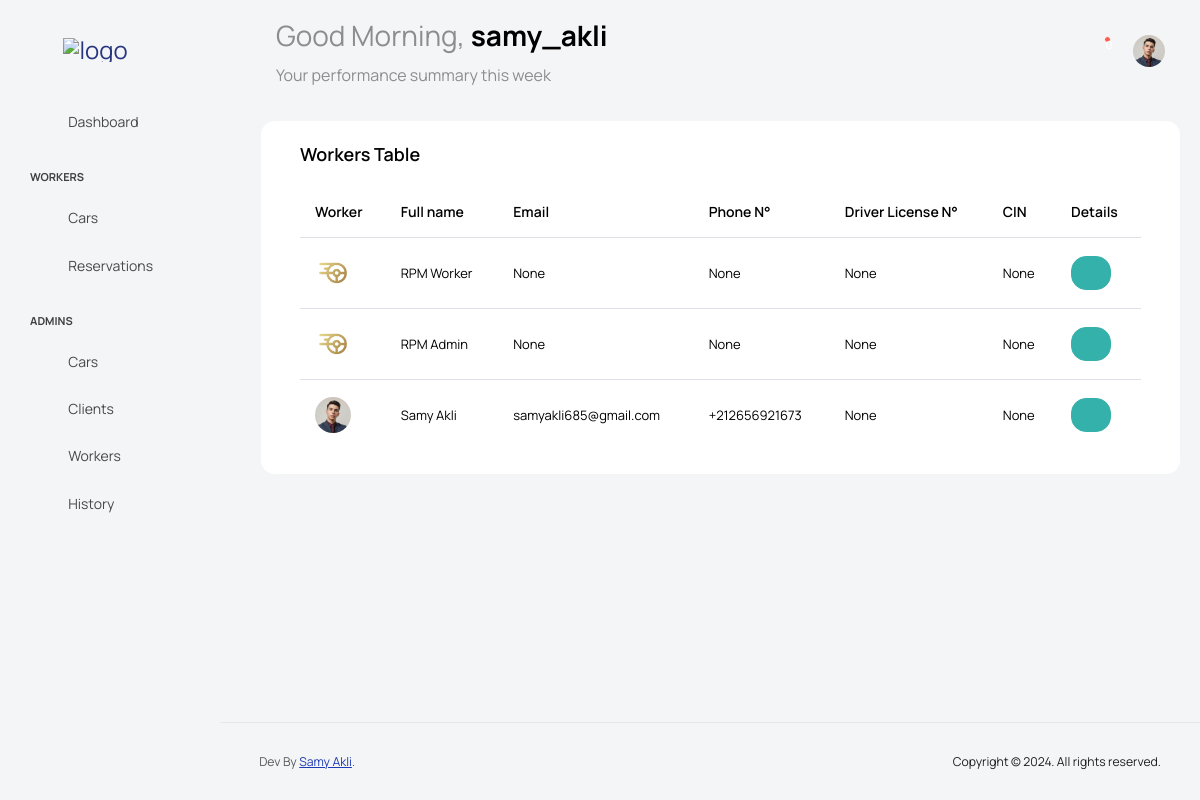
Screenshot of /workers (signed in) with the database file from the repository.
### car_rental/models.py (models this page shows, shortened)
class Worker(models.Model):
    genders = [
        ('male','Male'),
        ('female','Female'),
    ]
    user = models.OneToOneField(User, on_delete=models.CASCADE)
    avatar = models.ImageField(upload_to='worker-profile/', null=True, blank=True)
    first_name = models.CharField(max_length=50, null=True, blank=True)
    last_name = models.CharField(max_length=50, null=True, blank=True)
    CIN = models.CharField(max_length=50, null=True, blank=True)
    birth_date = models.DateField(null=True, blank=True)
    address = models.CharField(max_length=50, null=True, blank=True)
    driver_license_number = models.CharField(max_length=50, null=True, blank=True)
    phone_number = models.CharField(max_length=50, null=True, blank=True)
    gender = models.CharField(max_length=50, choices=genders, null=True, blank=True)
    email = models.EmailField(max_length=50, null=True, blank=True)
    availability = models.BooleanField(default=True)
    created_at = models.DateTimeField(auto_now_add=True, null=True, blank=True)

### car_rental/views.py (the view)
# urls.py: path('workers', views.users_list, name='workers'),
@login_required
def users_list(request):
    notifications = Notification.objects.filter(recipient=request.user).order_by('-created_at')
    unread_notifications = notifications.filter(is_read=False)
    context = {
        'users': Worker.objects.all().order_by('-created_at'),
        'profile': Worker.objects.get(user=request.user),
        'notifications': notifications,
        'unread_notifications': unread_notifications,
    }
    return render(request, 'pages/workers.html', context)

### templates/pages/workers.html
{% extends 'base.html' %}
{% load static %}
{% block content %}
<div class="main-panel">
    <div class="content-wrapper">
      <div class="row ">
    <div class="card">
      <div class="card-body">
        <h4 class="card-title">Workers Table</h4>
        <div class="table-responsive">
          <table class="table table-hover">
            <thead>
              <tr>
                <th> Worker </th>
                <th> Full name </th>
                <th> Email </th>
                <th> Phone N° </th>
                <th> Driver License N° </th>
                <th> CIN </th>
                <th> Details </th>
              </tr>
            </thead>
            <tbody>
                {% for user in users %}
                <tr>
                    <td class="py-1">
                        {% if user.avatar %}
                            <img src="{{ user.avatar.url }}" alt="Profile" class="rounded-circle" width="50" height="50">
                        {% else %}
                            <img src="{% static 'images/faces/face28.png' %}" alt="Profile" class="rounded-circle" width="50" height="50">
                        {% endif %}
                    </td>
                    <td>{{ user.first_name }} {{ user.last_name }}</td>
                    <td>{{ user.email }}</td>
                    <td>{{ user.phone_number }}</td>
                    <td>{{ user.driver_license_number }}</td>
                    <td>{{ user.CIN }}</td>
                    <td>
                        <a href="{% url "worker_view" user.id %}">
                            <button type="button" class="btn btn-success btn-rounded btn-icon btn-sm">
                                <i class="ti-eye"></i>
                            </button>
                        </a>
                    </td>
                </tr>
                {% endfor %}
            </tbody>
          </table>
        </div>
      </div>
    </div>
  </div>
  </div>
{% endblock %}

### templates/parts/navbar.html (shortened to what this page needs)
{% load static %}
<div class="container-scroller">
    <nav class="navbar default-layout col-lg-12 col-12 p-0 fixed-top d-flex align-items-top flex-row">
      <div class="text-center navbar-brand-wrapper d-flex align-items-center justify-content-start">
        <div class="me-3">
          <button class="navbar-toggler navbar-toggler align-self-center" type="button" data-bs-toggle="minimize">
            <span class="icon-menu"></span>
          </button>
        </div>
        <div>
          <a class="navbar-brand brand-logo" href="{% url 'stats' %}">
            <img src="{% static 'images/logog.png' %}" alt="logo"/>
          </a>
        </div>
      </div>
      <div class="navbar-menu-wrapper d-flex align-items-top">
        {% if user.is_authenticated %}
        <ul class="navbar-nav">
          <li class="nav-item fw-semibold d-none d-lg-block ms-0">
            <h1 class="welcome-text">Good Morning, <span class="text-black fw-bold">{{ user.username }}</span></h1>
            <h3 class="welcome-sub-text">Your performance summary this week </h3>
          </li>
        </ul>
        <ul class="navbar-nav ms-auto">
          <li class="nav-item">
            <form class="search-form" method="GET" action="{% url 'search' %}">
                <i class="icon-search"></i>
                <input type="search" class="form-control" name="q" placeholder="Search Here" title="Search here">
            </form>
          </li>
          <li class="nav-item dropdown">
            <a class="nav-link count-indicator" id="notificationDropdown" href="#" data-bs-toggle="dropdown">
                <i class="icon-bell"></i>
                <span class="count">
                    {{ unread_notifications.count }}
                </span>
            </a>
        </li>
          <li class="nav-item dropdown d-none d-lg-block user-dropdown">
            <a class="nav-link" id="UserDropdown" href="#" data-bs-toggle="dropdown" aria-expanded="false">
              {% if user.worker.avatar %}
              <img class="img-xs rounded-circle" src="{{ user.worker.avatar.url }}" alt="Profile image">
              {% else %}
              <img class="img-xs rounded-circle" src="{% static 'images/faces/face28.png' %}" alt="Profile image">
              {% endif %}
          </li>
          {% endif %}
        </ul>
      </div>
    </nav>

### rows the page displays
Worker: avatar (picture), first_name "RPM", last_name "Worker", email "None", phone_number "None", driver_license_number "None", CIN "None"
Worker: avatar (picture), first_name "RPM", last_name "Admin", email "None", phone_number "None", driver_license_number "None", CIN "None"
Worker: avatar (picture), first_name "Samy", last_name "Akli", email "samyakli685@gmail.com", phone_number "+212656921673", driver_license_number "None", CIN "None"

### other values shown
{{ user.username }} "samy_akli"
{{ unread_notifications.count }} "0"
